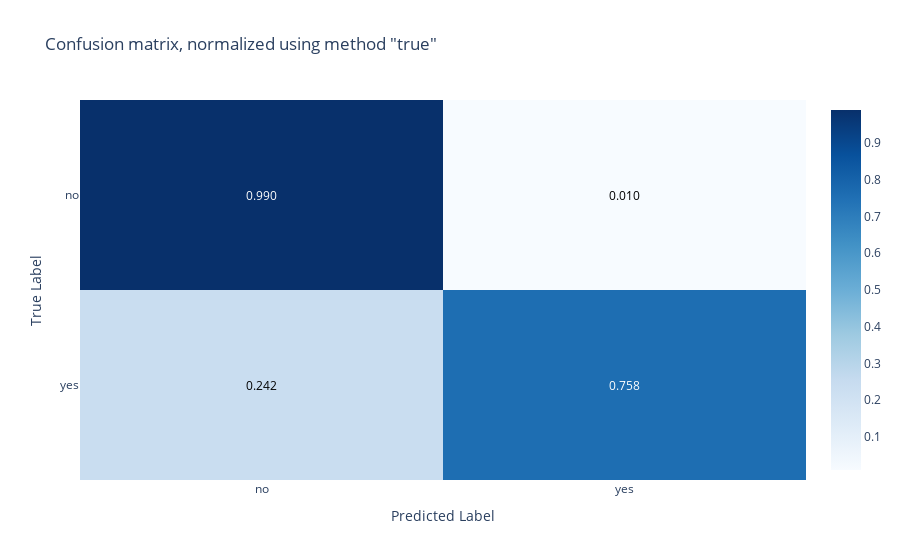

Source (notebook cell):
### Code cell
graph_confusion_matrix(y_test, y_pred_rf)

### Figure 1 — Plotly figure (JSON) as saved in the notebook; plotly's stock layout.template omitted (floating-point values rounded to 4 significant figures)
{"data": [{"colorscale": [[0, "rgb(247,251,255)"], [0.125, "rgb(222,235,247)"], [0.25, "rgb(198,219,239)"], [0.375, "rgb(158,202,225)"], [0.5, "rgb(107,174,214)"], [0.625, "rgb(66,146,198)"], [0.75, "rgb(33,113,181)"], [0.875, "rgb(8,81,156)"], [1, "rgb(8,48,107)"]], "customdata": [[901, 9], [37, 116]], "hovertemplate": "<b>True</b>: %{y}<br><b>Predicted</b>: %{x}<br><b>Normalized Count</b>: %{z}<br><b>Raw Count</b>: %{customdata} <br><extra></extra>", "reversescale": false, "showscale": true, "type": "heatmap", "x": ["no", "yes"], "y": ["no", "yes"], "z": [[0.9901, 0.00989], [0.2418, 0.7582]]}], "layout": {"annotations": [{"font": {"color": "#FFFFFF"}, "showarrow": false, "text": "0.990", "x": "no", "xref": "x", "y": "no", "yref": "y"}, {"font": {"color": "#000000"}, "showarrow": false, "text": "0.010", "x": "yes", "xref": "x", "y": "no", "yref": "y"}, {"font": {"color": "#000000"}, "showarrow": false, "text": "0.242", "x": "no", "xref": "x", "y": "yes", "yref": "y"}, {"font": {"color": "#FFFFFF"}, "showarrow": false, "text": "0.758", "x": "yes", "xref": "x", "y": "yes", "yref": "y"}], "title": {"text": "Confusion matrix, normalized using method \"true\""}, "xaxis": {"dtick": 1, "gridcolor": "rgb(0, 0, 0)", "side": "bottom", "ticks": "", "tickvals": ["no", "yes"], "title": {"text": "Predicted Label"}, "type": "category"}, "yaxis": {"autorange": "reversed", "dtick": 1, "ticks": "", "ticksuffix": "  ", "tickvals": ["no", "yes"], "title": {"text": "True Label"}, "type": "category"}}}
